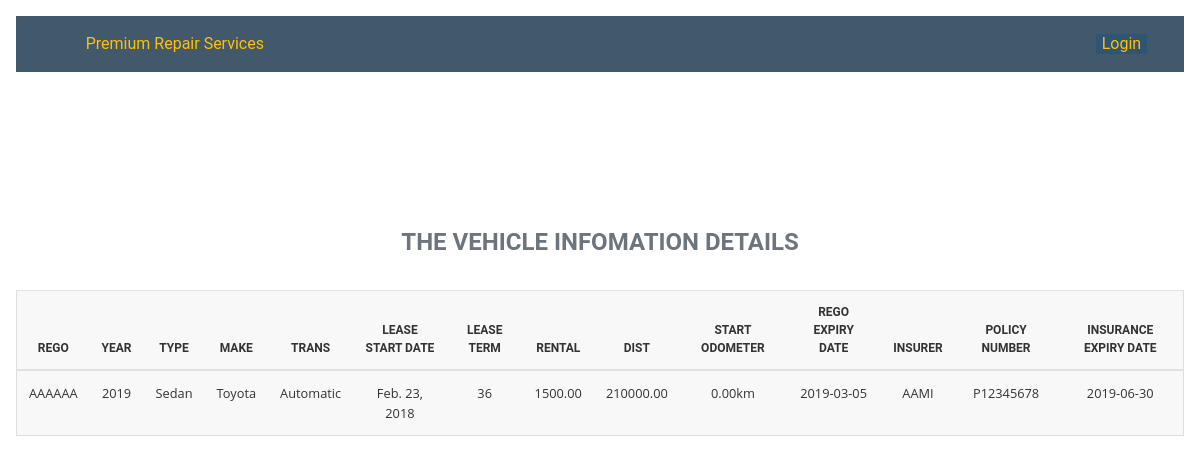
Screenshot of /cars/cars/36/ with the database file from the repository.
### cars/models.py (models this page shows, shortened)
class Car(models.Model):
    def get_contract_upload_path(instance, filename):
        file_name, file_extension = os.path.splitext(filename)
        return 'contracts/{0}_{1}{2}'.format(instance.rego, instance.lease_start_date, file_extension)
    make               = models.CharField(max_length=128)
    year               = models.CharField(max_length=32, choices=YEARS, default='2016')
    model              = models.CharField(max_length=128)
    type               = models.CharField(max_length=256)
    color              = models.CharField(max_length=64, default='White')
    rego               = models.CharField(max_length=128, unique=True)
    engine_no          = models.CharField(max_length=256, unique=True)
    vin                = models.CharField(max_length=256, unique=True)
    transmission       = models.CharField(max_length=256)
    options            = models.CharField(max_length=256, blank=True)
    maintenance_status = models.CharField(max_length=256)
    lease_start_date   = models.DateField(default='2018-02-14')
    lease_term         = models.PositiveIntegerField(default=36)
    rental             = models.DecimalField(max_digits=10, decimal_places=2, default=1500)
    distance_restrict  = models.DecimalField(max_digits=10, decimal_places=2, default=210000)
    start_odometer     = models.DecimalField(max_digits=10, decimal_places=2, default=0)
    excess_kmcharge    = models.DecimalField(max_digits=10, decimal_places=2, default=0.12)
    default_interest   = models.DecimalField(max_digits=10, decimal_places=2, default=0.18)
    LESSOR_CHOICES     = ( ('S', 'Street Fleet'), ('P', 'PRS Owned'), )
    lessor             = models.CharField(max_length=8, choices=LESSOR_CHOICES, default='S')
    STATUS_CHOICES     = ( ('A', 'Active'), ('S', 'In Service'), ('I', 'In Idle'), )
    status             = models.CharField(max_length=8, choices=STATUS_CHOICES, default='A')
    rego_exp           = models.DateField(default='2019-06-30')
    insurer            = models.CharField(max_length=128, default='AAMI')
    policy_num         = models.CharField(max_length=128, default='P12345678')
    insurance_exp      = models.DateField(default='2019-06-30')
    fuel_efficiency    = models.DecimalField(max_digits=10, decimal_places=2, default=10)
    contract           = models.FileField(upload_to=get_contract_upload_path)
    file_upload_date   = models.DateField(auto_now=True)
    class Meta:
        ordering = ['rego']

### cars/views.py (the view)
# urls.py: path('cars/<int:pk>/', SingleCar.as_view(), name='single_car'),
class SingleCar(generic.DetailView):
    model = Car

### cars/templates/cars/car_detail.html (shortened to what this page needs)
{% extends "base.html" %}
{% load bootstrap4 %}
{% block content %}
<table class="table">
  <caption class="table__caption"> The Vehicle Infomation Details</caption>
  <thead class="table__thead">
    <tr class="table__tr">
      <th class="table__th" scope="col">Rego</th>
      <th class="table__th" scope="col">Year</th>
      <th class="table__th" scope="col">Type</th>
      <th class="table__th" scope="col">Make</th>
      <th class="table__th" scope="col">Trans</th>
      <th class="table__th" scope="col">Lease Start Date</th>
      <th class="table__th" scope="col">Lease Term</th>
      <th class="table__th" scope="col">Rental</th>
      <th class="table__th" scope="col">Dist</th>
      <th class="table__th" scope="col">Start Odometer</th>
      <th class="table__th" scope="col">Rego Expiry Date</th>
      <th class="table__th" scope="col">Insurer</th>
      <th class="table__th" scope="col">Policy Number</th>
      <th class="table__th" scope="col">Insurance Expiry Date</th>
    </tr>
 </thead>
 <tbody class="table__tbody">
   <tr class="table__tr">
       <td class="table__td" data-label="Rego">{{ car.rego }}</td>
       <td class="table__td" data-label="Year">{{ car.year }}</td>
       <td class="table__td" data-label="Type">{{ car.type }}</td>
       <td class="table__td" data-label="Make">{{ car.make }}</td>
       <td class="table__td" data-label="Transmission">{{ car.transmission }}</td>
       <td class="table__td" data-label="Lease Start Date">{{ car.lease_start_date }}</td>
       <td class="table__td" data-label="Lease Term">{{ car.lease_term }}</td>
       <td class="table__td" data-label="Rental">{{ car.rental }}</td>
       <td class="table__td" data-label="Distance Restriction">{{ car.distance_restrict }}</td>
       <td class="table__td" data-label="Start Odometer">{{ car.start_odometer }}km</td>
       <td class="table__td" data-label="Rego Expiry Date">{{ car.rego_exp|date:'Y-m-d' }}</td>
       <td class="table__td" data-label="Insurer">{{ car.insurer }}</td>
       <td class="table__td" data-label="Policy Number">{{ car.policy_num }}</td>
       <td class="table__td" data-label="Insurance Expiry Date">{{ car.insurance_exp|date:'Y-m-d' }}</td>
   </tr>
 </tbody>
</table>
{% endblock %}

### static/temp/styles.css (style rules this page uses)
html { line-height: 1.15; -webkit-text-size-adjust: 100%; }
body { margin: 0; }
body { font-family: 'Roboto', sans-serif; color: #333; }
* { box-sizing: border-box; }
.table { border: 0; }
@media (min-width: 800px) { .table { border: 1px solid #ccc; border-collapse: collapse; margin: 0; padding: 0; table-layout: auto; width: 100% } }
.table__caption { font-size: 1em; margin: .5em 0 .75em 0; display: table-caption; caption-side: top; font-weight: bold; text-align: center; text-transform: uppercase; }
@media (min-width: 800px) { .table__caption { font-size: 1.5em } }
.table__thead { border: none; clip: rect(0 0 0 0); height: 1px; margin: -1px; overflow: hidden; padding: 0; position: absolute; width: 1px; }
@media (min-width: 800px) { .table__thead { display: table-header-group; vertical-align: middle; border-color:inherit; position: relative } }
.table__tbody { font-family: "Open Sans", sans-serif; line-height: 1.25em; display: table-row-group; vertical-align: middle; border-color: inherit; }
.table__tr { border-bottom: 3px solid #ddd; background-color: #eee; display: block; margin-bottom: .625em; }
@media (min-width: 800px) { .table__tr { background-color: #f8f8f8; border: 1px solid #ddd; padding: .35em; display:table-row; vertical-align: inherit } }
.table__th { font-size: 0.75em; }
@media (min-width: 800px) { .table__th { padding: .625em; text-align: center; font-size: .75em; text-transform: uppercase; font-weight: bold } }
.table__td { border-bottom: 1px solid #ddd; display: block; height: 3em; font-size: .8em; text-align: right; }
.table__td::before { content: attr(data-label); float: left; font-weight: bold; text-transform: uppercase; }
@media (min-width: 800px) { .table__td { content: ""; padding: .625em; text-align: center; display: table-cell; vertical-align: inherit } }
@media (min-width: 800px) { .table__td::before { content: ""; clear: both; display: table; } }

### rows the page displays
Car: rego "AAAAAA", year "2019", type "Sedan", make "Toyota", transmission "Automatic", lease_start_date "Feb. 23, 2018", lease_term "36", rental "1500.00", distance_restrict "210000.00", start_odometer "0.00", rego_exp "2019-03-05", insurer "AAMI", policy_num "P12345678", insurance_exp "2019-06-30"
